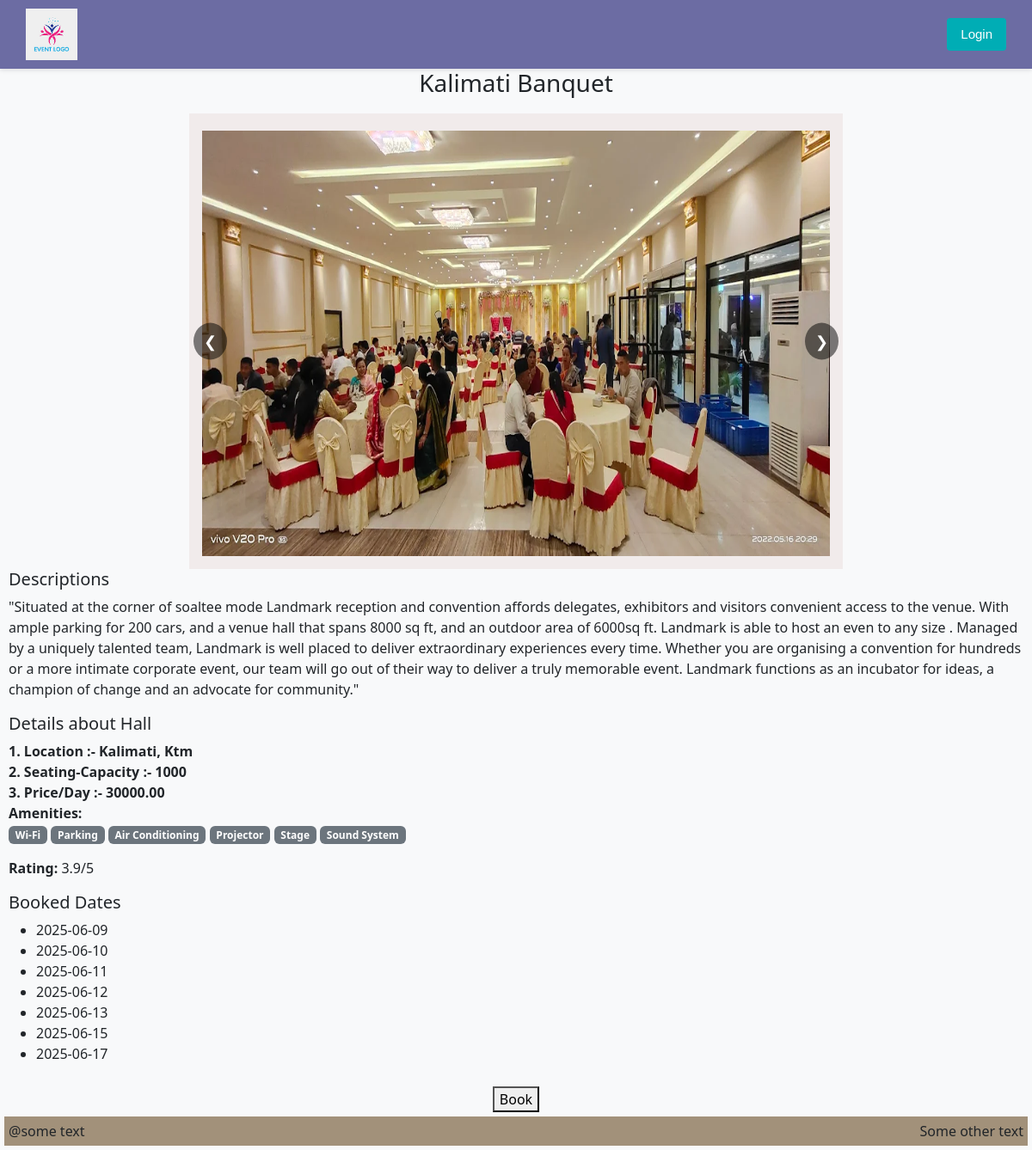
Screenshot of /hall-detail/1/ with the database file from the repository.
### event_system/models.py (models this page shows, shortened)
class Hall(models.Model):
    name = models.CharField(max_length=255)
    description = models.TextField()
    location = models.CharField(max_length=255)
    seating_capacity = models.PositiveIntegerField()
    price_per_day = models.DecimalField(max_digits=10, decimal_places=2)
    amenities = models.ManyToManyField(Amenity, related_name='halls')
    is_available = models.BooleanField(default=True)
    rating = models.FloatField(default=0.0)

class HallImage(models.Model):
    hall = models.ForeignKey(Hall, on_delete=models.CASCADE, related_name='images')
    image = models.ImageField(upload_to='hall_images/')
    uploaded_at = models.DateTimeField(auto_now_add=True)

class Amenity(models.Model):
    name = models.CharField(max_length=100, unique=True)

### event_system/views.py (the view)
# urls.py: path("hall-detail/<int:pk>/" , views.DetailView.as_view() , name="hall-detail"),
class DetailView(DetailView):
    model = Hall
    template_name = "event/detail/detail.html"
    context_object_name = "hall"
    def get_context_data(self, **kwargs):
        context = super().get_context_data(**kwargs)
        hall = self.get_object()
        bookings = hall.bookings.all()
        booked_dates = set()
        for booking in bookings:
            if not booking.start_datetime or not booking.end_datetime:
                continue
            current_date = booking.start_datetime
            while current_date < booking.end_datetime:
                booked_dates.add(current_date)
                current_date += timedelta(days=1)
        context['booked_dates'] = sorted(date.strftime('%Y-%m-%d') for date in booked_dates)
        return context

### template/event/detail/detail.html
{% extends 'event/base.html' %}
{% block content %}
  <div>
    <h3 style="text-align: center;">{{ hall.name }}</h3>
    <div>
      <div>
        <div class="slideshow-container">
          {% for image in hall.images.all %}
            <img class="slideshow-image"
                 src="{{ image.image.url }}"
                 alt="Image for {{ hall.name }}">
          {% endfor %}
          <button id="prevBtn">&#10094;</button>
          <button id="nextBtn">&#10095;</button>
        </div>
        <div style="padding: 5px; margin: 5px;">
          <h5>Descriptions</h5>
          <p>{{ hall.description }}</p>
          <h5>Details about Hall</h5>
          <b>
            1. Location :- {{ hall.location }}
            <br>
            2. Seating-Capacity :- {{ hall.seating_capacity }}
            <br>
            3. Price/Day :- {{ hall.price_per_day }}
            <br>
          </b>
          <p>
            <strong>Amenities:</strong>
            <br>
            {% for amenity in hall.amenities.all %}
              <span class="badge bg-secondary">{{ amenity.name }}</span>
            {% empty %}
              <span class="text-muted">No amenities listed</span>
            {% endfor %}
          </p>
          <p>
            <strong>Rating:</strong> {{ hall.rating }}/5
          </p>
          <h5>Booked Dates</h5>
          <ul>
            {% if booked_dates %}
              {% for date in booked_dates %}<li>{{ date }}</li>{% endfor %}
            {% else %}
              <li>No date booked</li>
            {% endif %}
          </ul>
        </div>
        <a href="{% url 'create_booking' hall.id %}"
           style="text-decoration: none">
          <div style="text-align: center;">
            <button id="showAvailabilityBtn">Book</button>
          </div>
        </a>
      </div>
    </div>
  </div>
{% endblock content %}

### static/css/style.css (style rules this page uses)
body { background-color: #f8f9fa; }
.slideshow-container { position: relative; top: 10px; background: rgb(241, 235, 235); width: 760px; height: 530px; margin: 0 auto; padding: 10px; text-align: center; z-index: 1000 }
.slideshow-container .slideshow-image { width: 730px; height: 495px; margin: 10px auto; display: none" }
.slideshow-container #prevBtn { position: absolute; left: 5px; top: 50%; transform: translateY(-50%); background-color: rgba(0, 0, 0, 0.5); color: white; border: none; padding: 8px 12px; cursor: pointer; font-size: 18px; border-radius: 50% }
.slideshow-container #nextBtn { position: absolute; right: 5px; top: 50%; transform: translateY(-50%); background-color: rgba(0, 0, 0, 0.5); color: white; border: none; padding: 8px 12px; cursor: pointer; font-size: 18px; border-radius: 50% }

### rows the page displays
Hall: name "Kalimati Banquet", description "\"Situated at the corner of soaltee mode Landmark reception and convention affords delegates, exhibitors and visitors convenient access to the venue. With ample parking for 200 cars, and a venue hall that spans 8000 sq ft, and an outdoor area of 6000sq ft. Landmark is able to host an even to any size . Managed by a uniquely talented team, Landmark is well placed to deliver extraordinary experiences every time. Whether you are organising a convention for hundreds or a more intimate corporate event, our team will go out of their way to deliver a truly memorable event. Landmark functions as an incubator for ideas, a champion of change and an advocate for community.\"", location "Kalimati, Ktm", seating_capacity "1000", price_per_day "30000.00", rating "3.9"
HallImage: image (picture)
Amenity: name "Wi-Fi"
Amenity: name "Parking"
Amenity: name "Air Conditioning"
Amenity: name "Projector"
Amenity: name "Stage"
Amenity: name "Sound System"

### other values shown
{{ date }} "2025-06-09" "2025-06-10" "2025-06-11" "2025-06-12" "2025-06-13" "2025-06-15" "2025-06-17"
